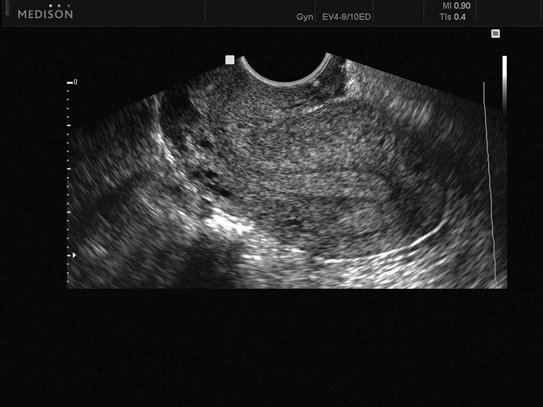
#> input picture datasets/Us.jpg, 543 x 407 px, given in place of arteriaBMP.bmp, which was not available
$ python aula_1.py   (older library calls are emulated)
#> lines starting #> are read from the running program, lines starting #| are printed output that depends on the picture; pictures that were not available may be replaced by others from this repository, and a replacement may not be noted
# -*- coding: utf-8 -*-
# ------------------------------------------------------------------------------
# FEDERAL UNIVERSITY OF UBERLANDIA
# Faculty of Electrical Engineering
# Biomedical Engineering Lab
# ------------------------------------------------------------------------------
# Author: Italo Gustavo Sampaio Fernandes
# Contact: italogsfernandes@gmail.com
# Git: www.github.com/italogfernandes
# This project is based on: https://github.com/ronaldosena/imagens-medicas-2
# Please give the credits to ronaldo sena.
# ------------------------------------------------------------------------------
# Description:
# ------------------------------------------------------------------------------
import numpy as np
import matplotlib.pyplot as plt
import pandas as pd
# ------------------------------------------------------------------------------
from scipy.misc import imread
import matplotlib.image as mpimg
# First part
files_folder = '../../datasets/' # Caminho para a pasta onde estao as imagens
file_names = ('arteriaBMP.bmp','blood0.PNG','blood1.PNG','pe.jpg')
in_images = [imread(files_folder+image_name) for image_name in file_names ]
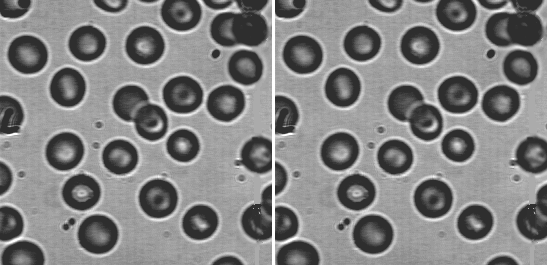
#> input picture aula-1/blood0.PNG, 548 x 266 px, found by its file name
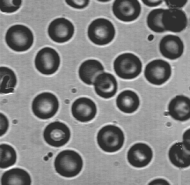
#> input picture aula-1/blood1.PNG, 190 x 185 px, found by its file name
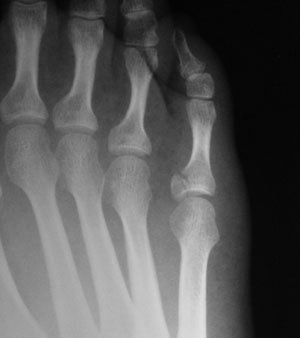
#> input picture aula-1/pe.jpg, 300 x 338 px, found by its file name
#> in_images = 4 items
out_images = [None] * len(file_names)
brightness = 100

# for in_image in in_images:
for i in range(len(file_names)):
    in_image = in_images[i]
    o1 = in_image + brightness
    o1[in_image > (255 - brightness)] = 255
    o2 = in_image - brightness
    o2[in_image < (0 + brightness)] = 0
    #o1 = np.clip((in_image.astype(np.float64) + brightness),0,255).astype(in_image.dtype)
    #o2 = np.clip((in_image.astype(np.float64) - brightness),0,255).astype(in_image.dtype)
    out_images[i] = [o1, o2]

    plt.figure()

    plt.subplot(2,3,1)
    plt.imshow(in_image, cmap=plt.cm.gray)
    plt.title('Original')
    plt.subplot(2,3,4)
    plt.hist(in_image.ravel(),256,[0,256])
    plt.title('Histograma original')

    plt.subplot(2,3,2)
    plt.imshow(out_images[i][0], cmap=plt.cm.gray)
    plt.title('Brilho aumentado de %d' % (brightness))
    plt.subplot(2,3,5)
    plt.hist(out_images[i][0].ravel(),256,[0,256])
    plt.title('Histograma do brilho aumentado de %d' % (brightness))

    plt.subplot(2,3,3)
    plt.imshow(out_images[i][1], cmap=plt.cm.gray)
    plt.title('Brilho diminuido de %d' % (brightness))
    plt.subplot(2,3,6)
    plt.hist(out_images[i][1].ravel(),256,[0,256])
    plt.title('Histograma do brilho diminuido de %d' % (brightness))
#> in_image is the input picture: shape (338, 300); min 2, max 226, mean 88.2
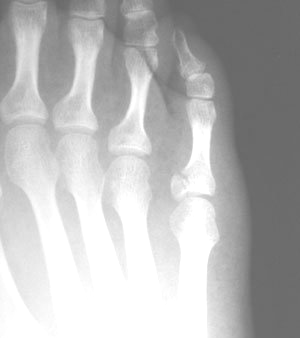
#> o1: shape (338, 300); min 102, max 255, mean 184.4
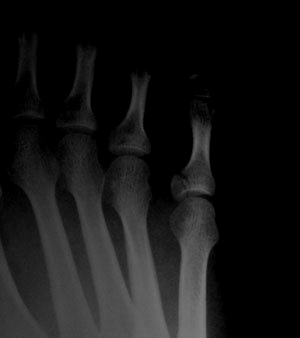
#> o2: shape (338, 300); min 0, max 126, mean 21.4
#> after the loop, out_images = 4 items


plt.show()
#> figure, not shown here; panel 2: tallest bar 41698 high, from x = 8 to 9; panel 4: tallest bar 41698 high, from x = 108 to 109; panel 6: tallest bar 198792 high, from x = 0 to 1
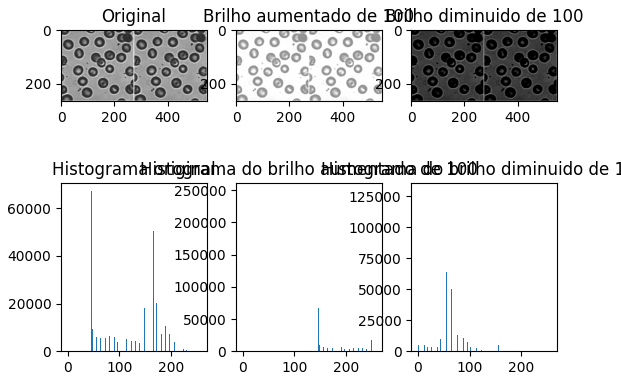
#> figure drawn by matplotlib, 6 panels; panel 2: tallest bar 67188 high, from x = 46 to 47; panel 4: tallest bar 248595 high, from x = 255 to 256; panel 6: tallest bar 129222 high, from x = 0 to 1
#> figure, not shown here; panel 2: tallest bar 4377 high, from x = 46 to 47; panel 4: tallest bar 18144 high, from x = 255 to 256; panel 6: tallest bar 10706 high, from x = 0 to 1
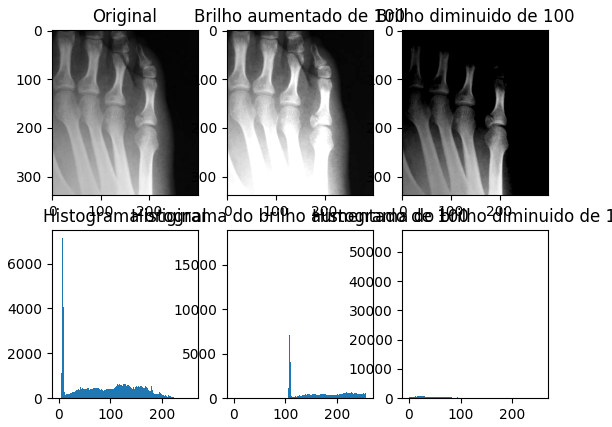
#> figure drawn by matplotlib, 6 panels; panel 2: tallest bar 7134 high, from x = 7 to 8; panel 4: tallest bar 17958 high, from x = 255 to 256; panel 6: tallest bar 54707 high, from x = 0 to 1
